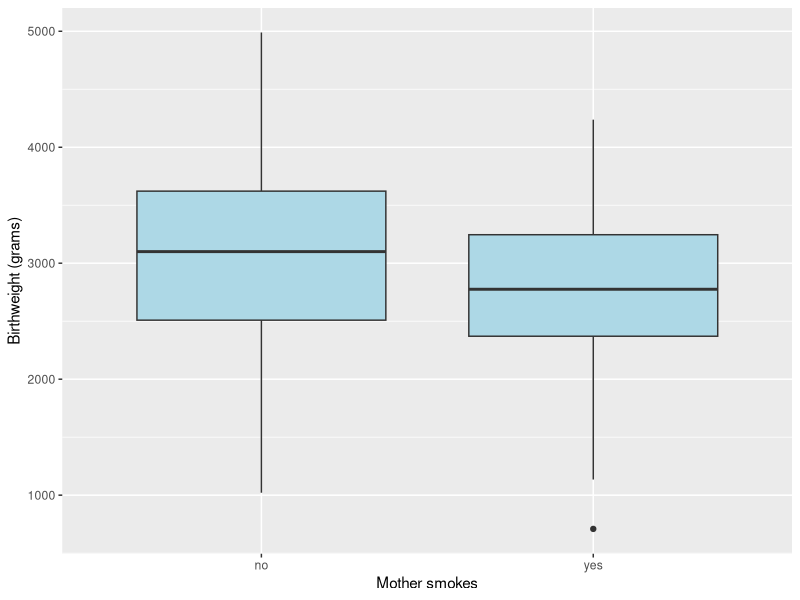

This chart was generated by the following R code:
## ---- chunk 1
knitr::opts_chunk$set(message=FALSE,warning=FALSE, cache=TRUE)
## ---- chunk 2
library(tidyverse)
library(ggplot2)
# Load data from MASS into a tibble
birthwt <- as_tibble(MASS::birthwt)

# Rename variables
birthwt <- birthwt %>%
  rename(birthwt.below.2500 = low, 
         mother.age = age,
         mother.weight = lwt,
         mother.smokes = smoke,
         previous.prem.labor = ptl,
         hypertension = ht,
         uterine.irr = ui,
         physician.visits = ftv,
         birthwt.grams = bwt)

# Change factor level names
birthwt <- birthwt %>%
  mutate(race = recode_factor(race, `1` = "white", `2` = "black", `3` = "other")) %>%
  mutate_at(c("mother.smokes", "hypertension", "uterine.irr", "birthwt.below.2500"),
            ~ recode_factor(.x, `0` = "no", `1` = "yes"))
## ---- chunk 3
# Create boxplot showing how birthwt.grams varies between
# smoking status
qplot(x = mother.smokes, y = birthwt.grams,
      geom = "boxplot", data = birthwt,
      xlab = "Mother smokes", 
      ylab = "Birthweight (grams)",
      fill = I("lightblue"))
## ---- chunk 4
# Notice the consistent use of round() to ensure that our summaries 
# do not have too many decimal values
birthwt %>%
  group_by(mother.smokes) %>%
  summarize(num.obs = n(),
            mean.birthwt = round(mean(birthwt.grams), 0),
            sd.birthwt = round(sd(birthwt.grams), 0))
## ---- chunk 5
birthwt %>%
  group_by(mother.smokes) %>%
  summarize(num.obs = n(),
            mean.birthwt = round(mean(birthwt.grams), 0),
            sd.birthwt = round(sd(birthwt.grams), 0),
            se.birthwt = round(sd(birthwt.grams) / sqrt(num.obs), 0))
## ---- chunk 6
birthwt.t.test <- t.test(birthwt.grams ~ mother.smokes, data = birthwt)
birthwt.t.test
## ---- chunk 7
names(birthwt.t.test)

birthwt.t.test$p.value   # p-value
birthwt.t.test$estimate  # group means
## ---- chunk 8
birthwt.t.test$conf.int  # confidence interval for difference
attr(birthwt.t.test$conf.int, "conf.level")  # confidence level
## ---- chunk 9
# Calculate difference in means between smoking and nonsmoking groups
birthwt.t.test$estimate

birthwt.smoke.diff <- round(birthwt.t.test$estimate[1] - birthwt.t.test$estimate[2], 1)

# Confidence level as a %
conf.level <- attr(birthwt.t.test$conf.int, "conf.level") * 100
